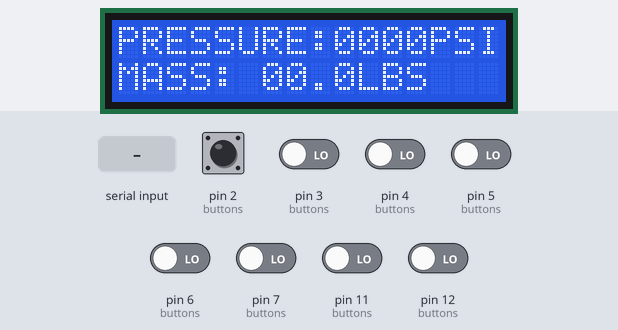
The sketch below on a simulated Arduino Uno, built with avr-gcc and run on an emulated ATmega328P. On the bench: 16×2 character LCD. Inputs (shaded band) come from the test bench; at power-on: pin 2 (buttons), pin 3 (buttons), pin 4 (buttons), pin 5 (buttons), pin 6 (buttons), pin 7 (buttons), pin 11 (buttons), pin 12 (buttons) LOW. What the sketch prints to the serial monitor is not drawn.

Above: at 1.2 s.
1.3 s: pin 2 (buttons) pulled HIGH for 0.15 s
At 1.38 s:
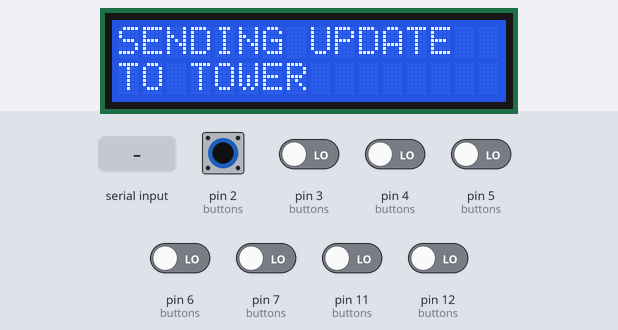
4.4 s: "S90\n" received over Serial
6.5 s: "S,45\n" received over Serial
9.5 s: "S" received over Serial
12.5 s: pin 3 (buttons) driven HIGH and pin 6 (buttons) driven HIGH
At 14.8 s:
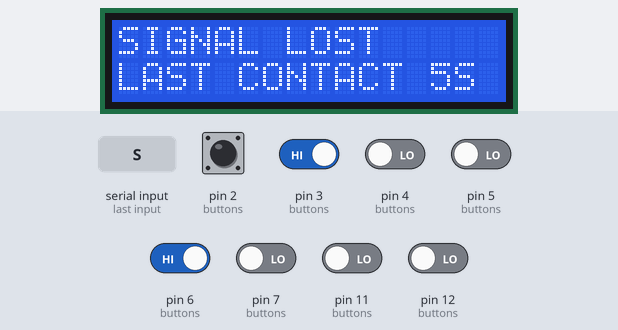
15.5 s: pin 3 (buttons) driven LOW
Timing chart, 0 to 18.0 s (numbered marks = the images above; inputs shaded):
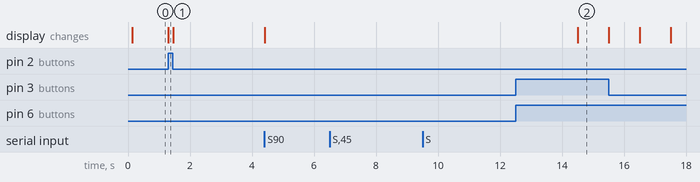

Measured:
- after the input at 1.3 s, the display: changes at once (image 1)
- after the input at 6.5 s, every drawn part: stays the same
- after the input at 9.5 s, every drawn part: stays the same

The sketch:

client.ino
```cpp
//#define DEBUG_NETWORK
#include<LiquidCrystal.h>

#define BTN_IGN_PRI 12
#define BTN_IGN_SEC 11
#define RFILL_VALVE_PWR 7
#define RFILL_VALVE_DIR 4
#define RVENT_VALVE_PWR 6
#define RVENT_VALVE_DIR 3
#define RDISCONNECT_PWR 5
#define RDISCONNECT_DIR 2
#define TOTAL_BTNS 8
byte global_tower_state = 0; //holds 0 to 255
byte global_button_state[] = {0,0,0,0,0,0,0,0};
int buttons[] = {BTN_IGN_PRI, BTN_IGN_SEC, RFILL_VALVE_PWR, RFILL_VALVE_DIR, RVENT_VALVE_PWR, RVENT_VALVE_DIR, RDISCONNECT_PWR, RDISCONNECT_DIR};

long time_since_last_status; //when we last received a status
long time_since_last_status_request; //when we last asked for a status
#define TIME_BETWEEN_STATUS_REQUESTS 1000 //we received a status > 1000ms ago. We should ask for another one
#define TIME_BETWEEN_STATUS_WRITES 500 //we asked for a status 100ms ago, and didn't get anything. We should ask again
#define ACK_TIMEOUT 500
#define CONNECTION_LOST_TIME 5000

long time_last_command_sent = 0;
#define MIN_TIME_BETWEEN_COMMANDS 100

//LCD stuff
#define RS 8
#define RW 9
#define ENABLE 18
#define D4 14 //Analog pin 1's digital analog
#define D5 15
#define D6 16
#define D7 17
LiquidCrystal lcd(RS, RW, ENABLE, D4, D5, D6, D7);
//global holders for the daq data
byte global_tower_pressure[] = {'0','0','0','0'};
byte global_tower_mass[] = {'0','0','0'};

void setup(){
    Serial.begin(9600);
    for(int i = 0; i < TOTAL_BTNS; i++)
        pinMode(buttons[i], INPUT);

    time_since_last_status = millis();

    //lcd stuff
    lcd.begin(16,2);
    update_lcd();
}

enum { //states represent what the next expected byte will be
    NORMAL, //waiting for a ['K','S','P', or 'M'] command
    ACK, //waiting for state ack
    STATE, //waiting for state update
    PRESSURE, //waiting for pressure update
    MASS, //waiting for mass update
} global_expected_state;

byte state_in[] = {'0','0'}; //1st and second hexit of state
byte pressure_in[] = {'0','0','0','0'}; //4 bytes worth of pressure data
byte mass_in[] = {'0','0','0'}; //3 bytes worth of mass data
byte ack_in[] = {'0', '0'};
int data_in_index = 0;

void loop(){
    //read all the buttons, store in global_button_state
    for(int i = 0; i < TOTAL_BTNS; i++){
        global_button_state[i] = digitalRead(buttons[i]);
    }

    //if there's a message from the tower
    while(Serial.available()){
        byte input = Serial.read();
        #ifdef DEBUG_NETWORK
        put_char_on_lcd(input);
        #endif
        switch(input){
            case 'S': //tower is sending us a state update
                global_expected_state = STATE;
                time_since_last_status = millis();
                data_in_index = 0;
                break;
            case 'P': //tower is sending a pressure update
                global_expected_state = PRESSURE;
                data_in_index = 0;
                break;
            case 'M':
                global_expected_state = MASS;
                data_in_index = 0;
                break;
            case 'K': //tower is requesting an ack
                global_expected_state = ACK;
                data_in_index = 0;
                break;
            case '0':case '1':case '2':case '3':case '4':case '5':
            case '6':case '7':case '8':case '9':case 'A':case 'B':
            case 'C':case 'D':case 'E':case 'F': //tower can send hexits for mass, pressure, state, or ack requests
                if(global_expected_state == STATE){
                    if(data_in_index == 1){
                        //last hexit of state in
                        state_in[data_in_index] = input;
                        update_tower_state(); //just translate and store
                        data_in_index = 0;
                        global_expected_state = NORMAL;
                    }
                    else
                        state_in[data_in_index++] = input; //store and increment
                }
                else if(global_expected_state == PRESSURE){
                    if(data_in_index == 3){
                        //last hexit of pressure in
                        pressure_in[data_in_index] = input;
                        update_pressure_data(); //translate and store
                        data_in_index = 0; //reset index
                        global_expected_state = NORMAL; //we're not waiting for anything now
                    }
                    else
                        pressure_in[data_in_index++] = input;
                }
                else if(global_expected_state == MASS){
                    if(data_in_index == 2){
                        //last hexit of mass in
                        mass_in[data_in_index] = input;
                        update_mass_data(); //translate and store
                        data_in_index = 0; //reset index
                        global_expected_state = NORMAL; //we're not waiting for anything now
                    }
                    else
                        mass_in[data_in_index++] = input;
                }
                else if(global_expected_state == ACK){
                    if(data_in_index == 1){
                        //last hexit of mass in
                        ack_in[data_in_index] = input;
                        //if ack in matches global_button_state, send
                        // back an ACK, otherwise send back a NACK
                        check_ack_and_respond();
                        data_in_index = 0; //reset index
                        global_expected_state = NORMAL; //we're not waiting for anything now
                    }
                    else
                        ack_in[data_in_index++] = input;
                }
                break;
        } //end switch(input)
    } //end Serial.available()


    //if global_button_state doesn't match global_tower_state
    if(global_tower_state != button_state_to_byte() && (millis()-time_last_command_sent) > MIN_TIME_BETWEEN_COMMANDS){
        //send a command to the tower
        send_button_state_to_tower();
    }

    //if it's been too long since we've gotten a status update
    if((millis()-time_since_last_status) > TIME_BETWEEN_STATUS_REQUESTS && (millis()-time_since_last_status_request) > TIME_BETWEEN_STATUS_WRITES){
        //request status update
        time_since_last_status_request = millis();
        write_to_xbee('S');
    }

    #ifndef DEBUG_NETWORK
    //update what's on the lcd
    update_lcd();
    #endif
}

void update_tower_state() {
//takes what's in state_in, stores in global_tower_state
//global_tower_state holds 1s or 0s. Not '1's or '0's
//step 1: convert the two bytes in state_in to single byte
    byte state_acc = 0;
    if(state_in[0] >= '0' && state_in[0] <= '9') //ascii assumption
        state_acc += (state_in[0] - '0'); //it's a decimal number
    else if(state_in[0] >= 'A' && state_in[0] <= 'F') //it's a hexit
        state_acc += (state_in[0] - ('A' - 10));
    else //didn't store hexits, something is fucked
        return;
    //multiply by 2^4, because state_in[0] is more significant
    state_acc <<= 4;

    //now deal with the second hexit
    if(state_in[1] >= '0' && state_in[1] <= '9') //ascii assumption
        state_acc += (state_in[1] - '0'); //it's a decimal number
    else if(state_in[1] >= 'A' && state_in[1] <= 'F') //it's a hexit
        state_acc += (state_in[1] - ('A' - 10));
    else //didn't store hexits, something is fucked
        return;

    //now that we have a proper byte, store in global
    global_tower_state = state_acc;
}

//takes what's in pressure_in, stores in global_tower_pressure
void update_pressure_data(){
//this is just a simple copy operation
    for(int i = 0; i < 4; i++)
        global_tower_pressure[i] = pressure_in[i];
}

//takes what's in mass_in, stores in global_tower_mass
void update_mass_data(){
//just a simple copy operation
    for(int i = 0; i < 3; i++)
        global_tower_mass[i] = mass_in[i];
}

//compares what's in ack_in to what's in global_button_state
void check_ack_and_respond(){
//if they match, send an ACK, (which is a 'K'), otherwise,
//send back a NACK (which is an 'N')
    //first, convert the 2 hexits in ack_in to a single byte.
    //copy pasted from update_tower_state
    byte state_acc = 0;
    if(ack_in[0] >= '0' && ack_in[0] <= '9') //ascii assumption
        state_acc += (ack_in[0] - '0'); //it's a decimal number
    else if(ack_in[0] >= 'A' && ack_in[0] <= 'F') //it's a hexit
        state_acc += (ack_in[0] - ('A' - 10));
    else //didn't store hexits, something is fucked
        return;
    //multiply by 2^4, because ack_in[0] is more significant
    state_acc <<= 4;

    //now deal with the second hexit
    if(ack_in[1] >= '0' && ack_in[1] <= '9') //ascii assumption
        state_acc += (ack_in[1] - '0'); //it's a decimal number
    else if(ack_in[1] >= 'A' && ack_in[1] <= 'F') //it's a hexit
        state_acc += (ack_in[1] - ('A' - 10));
    else //didn't store hexits, something is fucked
        return;

    //we now have an acc byte. If it matches global_button_state, send 'K'
    //otherwise, send 'N'
    if(button_state_to_byte() == state_acc){
        write_to_xbee('K');
        //if we're acking, we should then immediately check if it's been applied
        write_to_xbee('S');
    }
    else
        write_to_xbee('N');
}

//translates global_button_state to tower
void send_button_state_to_tower(){
    byte to_send = button_state_to_byte();
    byte first_byte = (to_send & 0b11110000) >> 4;
    byte second_byte= to_send & 0b00001111;
    //now we have a value, need to convert to ascii
    if(first_byte < 10) //it's a digit
        first_byte += '0';
    else{ //it's a hexit
        first_byte -= 10;
        first_byte += 'A';
    }
    //do the same thing with the second byte
    if(second_byte < 10) //it's a digit
        second_byte += '0';
    else{ //it's a hexit
        second_byte -= 10;
        second_byte += 'A';
    }

    //the 'U' flag means "this is an update"
    time_last_command_sent = millis();
    write_to_xbee('U');
    write_to_xbee(first_byte);
    write_to_xbee(second_byte);
}

//converts what's in global_button_state to a single byte
byte button_state_to_byte(){
    byte accumulator = 0;
    if(global_button_state[0]) accumulator += (1 << 7);
    if(global_button_state[1]) accumulator += (1 << 6);
    if(global_button_state[2]) accumulator += (1 << 5);
    if(global_button_state[3]) accumulator += (1 << 4);
    if(global_button_state[4]) accumulator += (1 << 3);
    if(global_button_state[5]) accumulator += (1 << 2);
    if(global_button_state[6]) accumulator += (1 << 1);
    if(global_button_state[7]) accumulator += (1 << 0);
    return accumulator;
}

enum{
    LCD_NORMAL,
    LCD_UPDATING,
    LCD_CONN_LOST
} lcd_state;
unsigned long seconds_conn_lost = 0;
//changes what's on the LCD
unsigned long lcd_normal_counter = 0;
void update_lcd(){
    //if it's been longer than CONECTION LOST TIME since last contact
    if((millis()-time_since_last_status)>CONNECTION_LOST_TIME){
        //find out if we need to update
        if(lcd_state == LCD_CONN_LOST && seconds_conn_lost == ((millis()-time_since_last_status)/1000))
            //we apparently don't need to update
            return;
        lcd.clear();
        lcd.print("SIGNAL LOST");
        lcd.setCursor(0,1);
        lcd.print("LAST CONTACT ");
        lcd.print((seconds_conn_lost = ((millis()-time_since_last_status)/1000)));
        lcd.write('S');
        lcd_state = LCD_CONN_LOST;
    }
    //if the global_tower_state doesn't match button state
    else if(button_state_to_byte() != global_tower_state){
        //do we not need to update
        if(lcd_state == LCD_UPDATING)
            return; //no update needed
        lcd.clear();
        lcd.print("SENDING UPDATE");
        lcd.setCursor(0,1);
        lcd.print("TO TOWER");
        lcd_state = LCD_UPDATING;
    }
    //if everything is great
    else{
        if(lcd_normal_counter++ < 200 && lcd_state == LCD_NORMAL)
            return;
        lcd_normal_counter = 0;
        lcd.clear();
        //output pressure data
        lcd.print("PRESSURE:");
        lcd.write(global_tower_pressure[0]);
        lcd.write(global_tower_pressure[1]);
        lcd.write(global_tower_pressure[2]);
        lcd.write(global_tower_pressure[3]);
        lcd.print("PSI");
        //output mass data
        lcd.setCursor(0,1);
        lcd.print("MASS: ");
        lcd.write(global_tower_mass[0]);
        lcd.write(global_tower_mass[1]);
        lcd.write('.');
        lcd.write(global_tower_mass[2]);
        lcd.print("LBS");
        lcd_state = LCD_NORMAL;
    }
}

#ifdef DEBUG_NETWORK
int lcd_x = 0;
void put_char_on_lcd(char in){
    lcd_x++;
    if(lcd_x >= 16){
        lcd_x = 0;
    }

    lcd.setCursor(lcd_x,0);
    lcd.write(in);
}

int lcd_out_x = 0;;
void put_out_char_on_lcd(char in){
    lcd_out_x++;
    if(lcd_out_x >= 16){
        lcd_out_x = 0;
    }

    lcd.setCursor(lcd_out_x,1);
    lcd.write(in);
}
#endif

void write_to_xbee(char out){
    #ifdef DEBUG_NETWORK
    put_out_char_on_lcd(out);
    #endif
    Serial.write(out);
}
```
